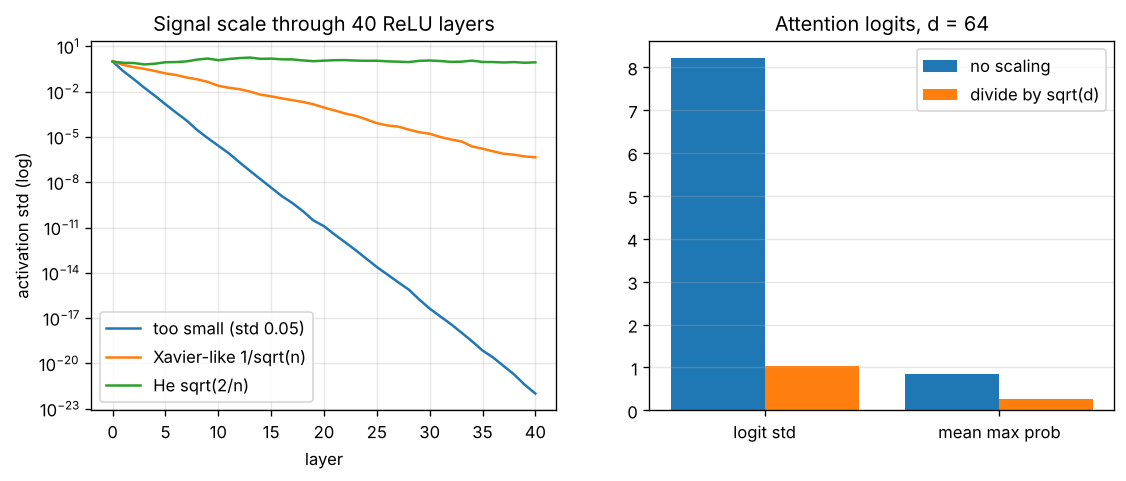

The Python source for this figure:
"""
Day 132 - Consolidation: the scale-control thread.

Left : activation std per layer in a 40-layer ReLU MLP (width 64, 32 random inputs, seed 42)
       for three inits: too small (std 0.05), Xavier-like (1/sqrt(fan_in)), He (sqrt(2/fan_in)).
Right: attention softmax with d = 64: logit std and mean max-probability, with and without the 1/sqrt(d) scale.
All data synthetic, nothing downloaded.
"""
import numpy as np
import matplotlib.pyplot as plt

np.random.seed(42)
width, depth, batch = 64, 40, 32


def layer_stds(w_std):
    h = np.random.randn(batch, width)
    out = [h.std()]
    for _ in range(depth):
        W = np.random.randn(width, width) * w_std(width)
        h = np.maximum(h @ W, 0.0)                       # ReLU layer
        out.append(h.std())
    return np.array(out)


inits = {
    "too small (std 0.05)": lambda n: 0.05,
    "Xavier-like 1/sqrt(n)": lambda n: np.sqrt(1.0 / n),
    "He sqrt(2/n)": lambda n: np.sqrt(2.0 / n),
}
stds = {name: layer_stds(f) for name, f in inits.items()}

d, T = 64, 16
Q = np.random.randn(T, d)
K = np.random.randn(T, d)
raw = Q @ K.T                                            # unscaled logits, std ~ sqrt(d)
scaled = raw / np.sqrt(d)                                # std ~ 1


def softmax(z):
    z = z - z.max(axis=1, keepdims=True)
    e = np.exp(z)
    return e / e.sum(axis=1, keepdims=True)


stats = {
    "logit std": (raw.std(), scaled.std()),
    "mean max prob": (softmax(raw).max(axis=1).mean(), softmax(scaled).max(axis=1).mean()),
}

fig, (a, b) = plt.subplots(1, 2, figsize=(11, 4))
for name, s in stds.items():
    a.semilogy(s, label=name)
a.set_xlabel("layer")
a.set_ylabel("activation std (log)")
a.set_title("Signal scale through 40 ReLU layers")
a.legend()
a.grid(alpha=0.3)

xs = np.arange(len(stats))
b.bar(xs - 0.2, [v[0] for v in stats.values()], 0.4, label="no scaling")
b.bar(xs + 0.2, [v[1] for v in stats.values()], 0.4, label="divide by sqrt(d)")
b.set_xticks(xs)
b.set_xticklabels(list(stats))
b.set_title("Attention logits, d = 64")
b.legend()
b.grid(alpha=0.3, axis="y")

print({k: s[-1] for k, s in stds.items()})
print({k: (round(float(v[0]), 3), round(float(v[1]), 3)) for k, v in stats.items()})
plt.savefig("graph_DAY_132.png", dpi=120, bbox_inches="tight")
